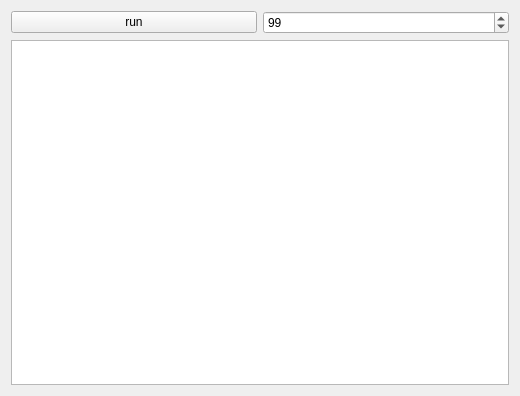
<?xml version="1.0" encoding="UTF-8"?>
<ui version="4.0">
 <class>Widget</class>
 <widget class="QWidget" name="Widget">
  <property name="geometry">
   <rect>
    <x>0</x>
    <y>0</y>
    <width>520</width>
    <height>396</height>
   </rect>
  </property>
  <property name="windowTitle">
   <string>Widget</string>
  </property>
  <layout class="QGridLayout" name="gridLayout">
   <item row="0" column="0">
    <widget class="QPushButton" name="pushButton">
     <property name="text">
      <string>run</string>
     </property>
    </widget>
   </item>
   <item row="0" column="1">
    <widget class="QSpinBox" name="spinBoxMax">
     <property name="maximum">
      <number>10000</number>
     </property>
     <property name="value">
      <number>99</number>
     </property>
    </widget>
   </item>
   <item row="1" column="0" colspan="2">
    <widget class="QPlainTextEdit" name="plainTextEdit">
     <property name="styleSheet">
      <string notr="true">font: 14pt &quot;Monaco&quot;;</string>
     </property>
    </widget>
   </item>
  </layout>
 </widget>
 <layoutdefault spacing="6" margin="11"/>
 <resources/>
 <connections/>
</ui>
